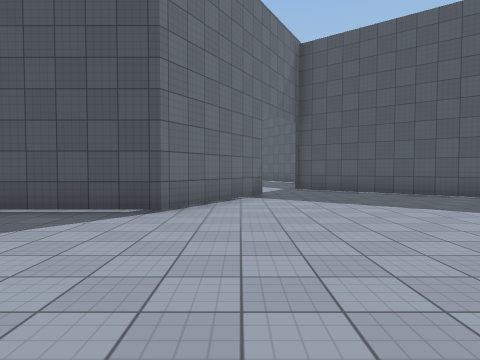
view 1 (above)

20 first-person views from a walk through a Unity game level. The camera is 1.4 m above the floor, tilts 2° down and sees 75° across. The floor is counted in squares, 2 m on a side. Each view is taken from the middle of a square. On the plan, view 1 faces up. The plan holds only what a view shows up to about 10 squares ahead; the rest is blank. The place goes on beyond the plan. The player is left out. Surface patterns are stand-ins for the level's own textures.

view 2
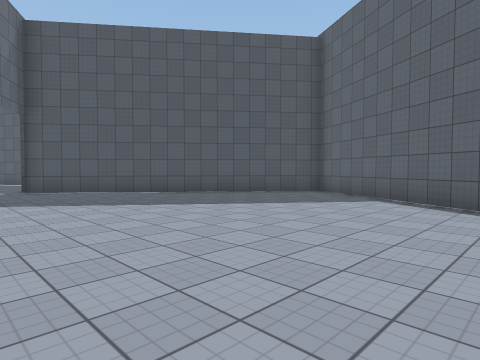

view 3
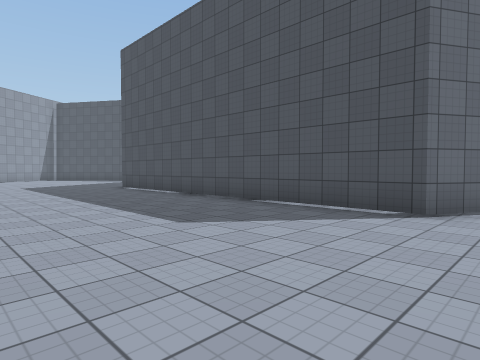

view 4
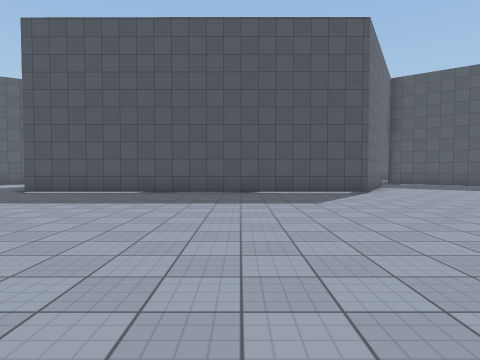

view 5
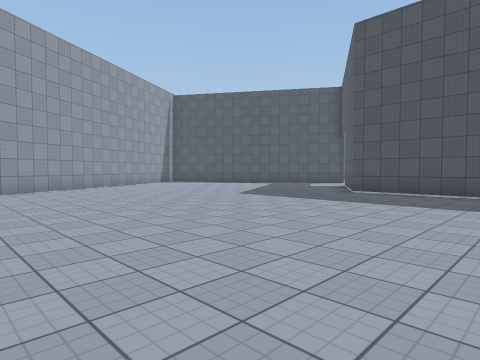

view 6
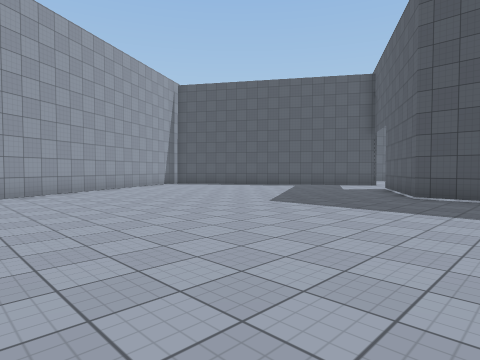

view 7
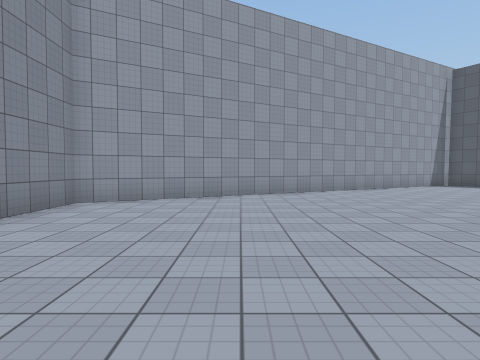

view 8
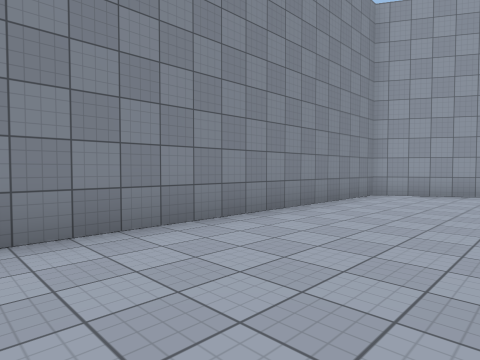

view 9
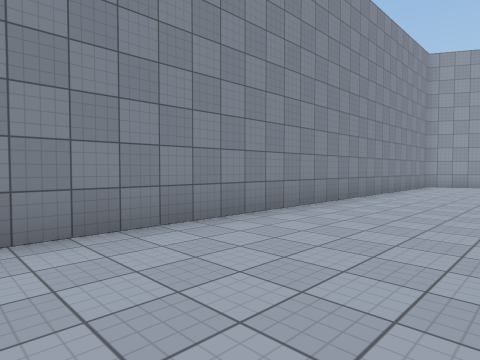

view 10
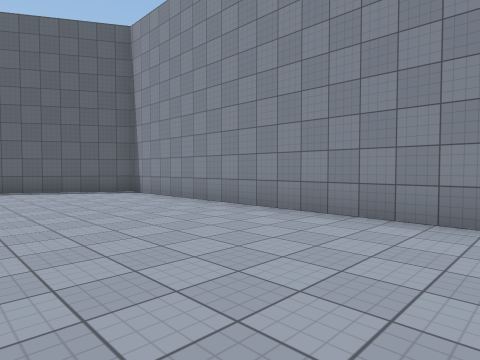

view 11
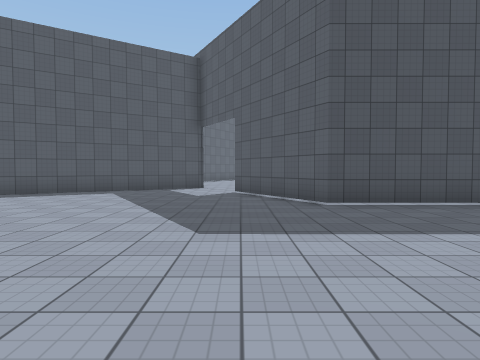

view 12
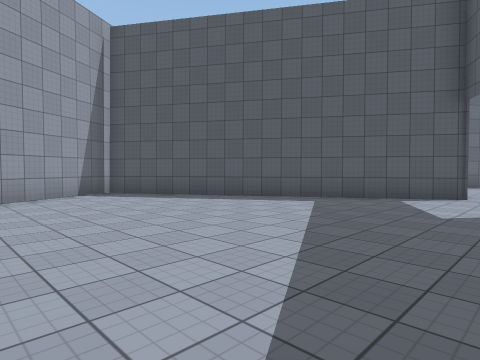

view 13
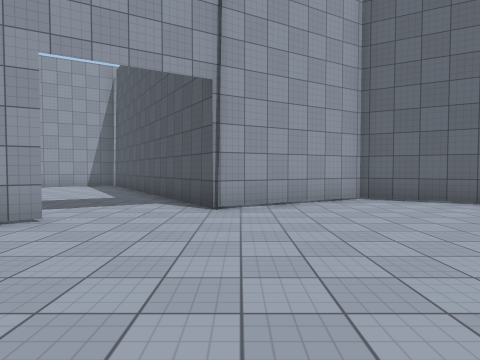

view 14
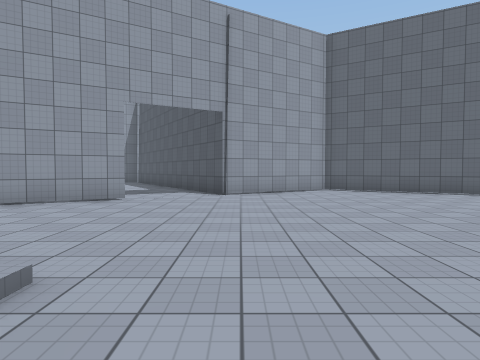

view 15
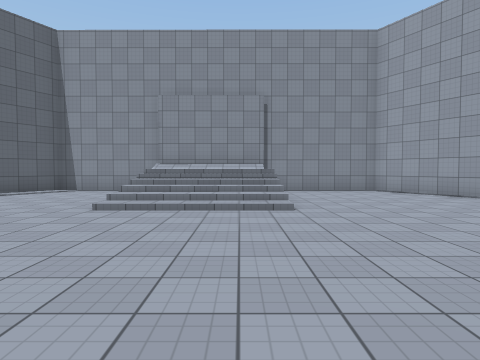

view 16
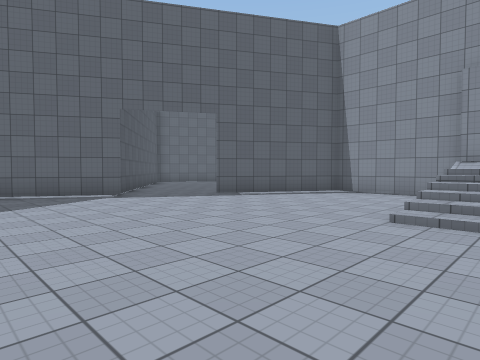

view 17
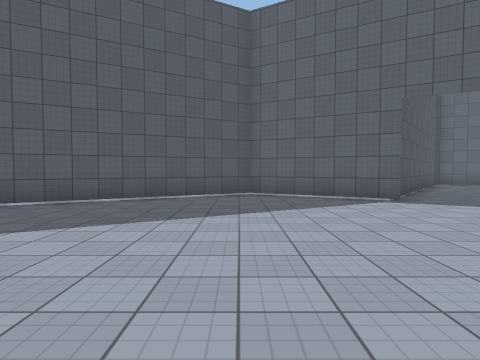

view 18
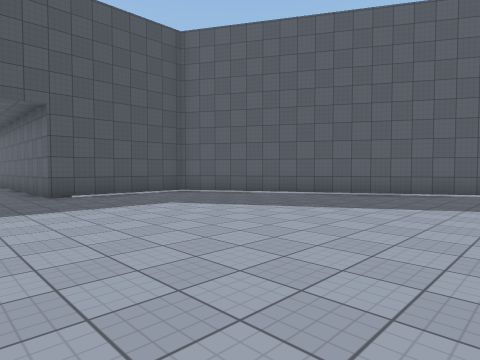

view 19
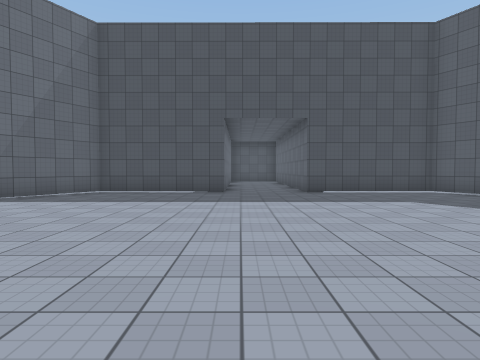

view 20
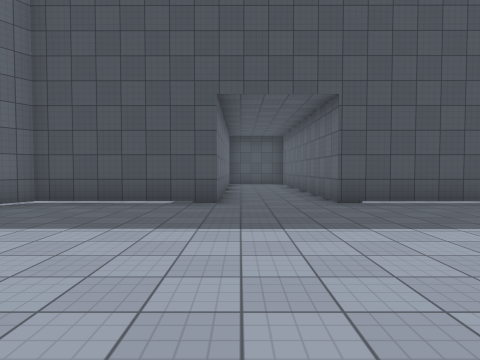

### Floor plan
Points are (right, up) in squares from view 1. A wall is a line through its corners. A room is listed if a view was taken in it or the views show most of it. See-through windows are left out.
Room 1 (views 1, 2, 3, 4, 5, 6, 7, 8, 9, 10, 11, 12)
walls: (0.6, 8.4) (-1.3, 5.1) (-11.3, 5.1) (-13.2, 8.4); (-14.4, 10.6) (-22.2, 5.7); (-19.4, 0.7) (-15.4, -6.4) (2.1, -6.4) (3.9, -3.4); (6.3, 0.7) (9, 5.3); (-22.4, 5.9) (-20.7, 3); (8.6, 5.5) (2.8, 10.1)
ways out: opening at (-14, 9.3) to room 2; opening at (1.5, 8.5) to room 2
Room 2 (views 13, 14, 15, 16, 17, 18, 19, 20)
walls: (-14.2, 17.3) (-16.3, 13.8) (-14.4, 10.6); (-13.2, 8.4) (-11.3, 5.1) (-7.7, 5.1); (-4.3, 5.1) (-1.3, 5.1) (0.6, 8.4); (2.8, 10.1) (2, 10.7) (3.7, 13.7) (-1.2, 22.4) (-5, 22.4) (-5, 26.2); (-7.5, 25.5) (-7.5, 22.4) (-11.2, 22.4) (-12.6, 20.1)
ways out: opening at (-14, 9.3) to room 1; opening at (1.5, 8.5) to room 1; gap at (-8, 6)

Positions as (right, up) in squares from view 1, and headings:
1: (0, 0), facing up
2: (0, 0), facing up-right
3: (0, 0), facing up-left
4: (-5, -4), facing up
5: (-7, -4), facing up-left
6: (-9, -3), facing up-left
7: (-9, -3), facing left
8: (-7, -3), facing down-left
9: (-2, -3), facing down-left
10: (-7, -2), facing down-right
11: (-13, -1), facing up
12: (-13, 2), facing up-left
13: (-9, 11), facing left
14: (-6, 11), facing left
15: (-7, 15), facing down
16: (-6, 14), facing down-right
17: (-5, 14), facing right
18: (-7, 14), facing up-right
19: (-7, 13), facing up
20: (-7, 16), facing up
